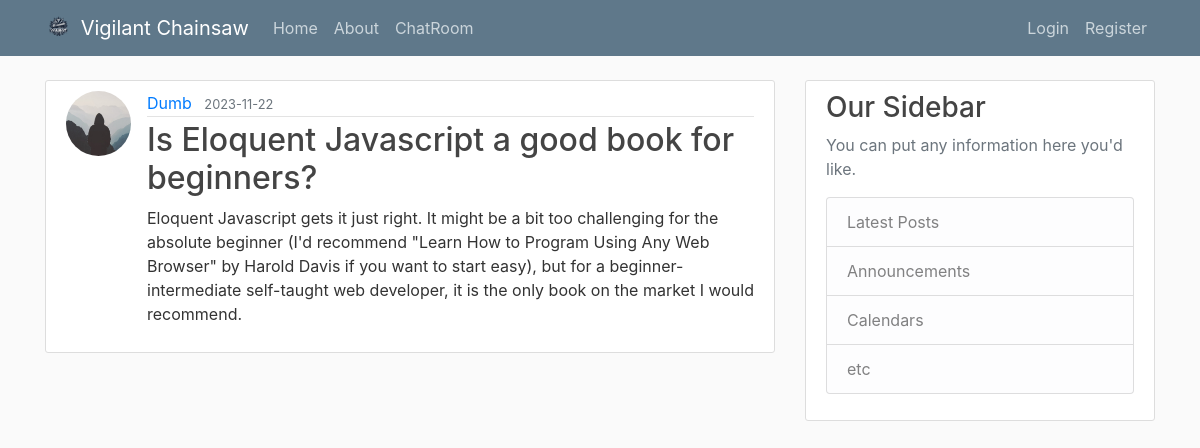
/posts/7, run on the app's committed database.
### flaskblog/models.py (models this page shows, shortened)
class User(db.Model, UserMixin):
    id = db.Column(db.Integer, primary_key=True)
    username = db.Column(db.String(20), unique=True, nullable=False)
    email = db.Column(db.String(120), unique=True, nullable=False)
    image_file = db.Column(db.String(20), nullable=False, default='default.jpg')
    password = db.Column(db.String(60), nullable=False)
    posts = db.relationship('Post', backref='author', lazy=True)

class Post(db.Model):
    id = db.Column(db.Integer, primary_key=True)
    title = db.Column(db.String(100), nullable=False)
    date_posted = db.Column(db.DateTime, nullable=False, default=datetime.utcnow)
    content = db.Column(db.Text, nullable=False)
    user_id = db.Column(db.Integer, db.ForeignKey('user.id'), nullable=False)

### flaskblog/posts/routes.py (the view)
@posts.route("/posts/<int:post_id>")
def post(post_id):
    post=Post.query.get_or_404(post_id)
    return render_template("post.html",title=post.title,post=post)

### flaskblog/templates/post.html (shortened to what this page needs)
{% extends "layout.html" %}
{% block content %}
  <article class="media content-section">
    <img class="rounded-circle article-img" src="{{ url_for('static', filename='profile_pics/' + post.author.image_file) }}">
    <div class="media-body">
      <div class="article-metadata">
        <a class="mr-2" href="#">{{ post.author.username }}</a>
        <small class="text-muted">{{ post.date_posted.strftime('%Y-%m-%d') }}</small>
      </div>
      <h2 class="article-title">{{ post.title }}</h2>
      <p class="article-content">{{ post.content }}</p>
    </div>
  </article>
{% endblock content %}

### flaskblog/static/main.css (style rules this page uses)
body { background: #fafafa; color: #333333; margin-top: 5rem; }
h1, h2, h3, h4, h5, h6 { color: #444444; }
.content-section { background: #ffffff; padding: 10px 20px; border: 1px solid #dddddd; border-radius: 3px; margin-bottom: 20px; }
.article-title { color: #444444; }
.article-content { white-space: pre-line; }
.article-img { height: 65px; width: 65px; margin-right: 16px; }
.article-metadata { padding-bottom: 1px; margin-bottom: 4px; border-bottom: 1px solid #e3e3e3 }

### data on the page
User: image_file (placeholder picture), author.username "Dumb"
Post: date_posted "2023-11-22", title "Is Eloquent Javascript a good book for beginners?", content "Eloquent Javascript gets it just right. It might be a bit too challenging for the absolute beginner (I'd recommend \"Learn How to Program Using Any Web Browser\" by Harold Davis if you want to start easy), but for a beginner-intermediate self-taught web developer, it is the only book on the market I would recommend."
